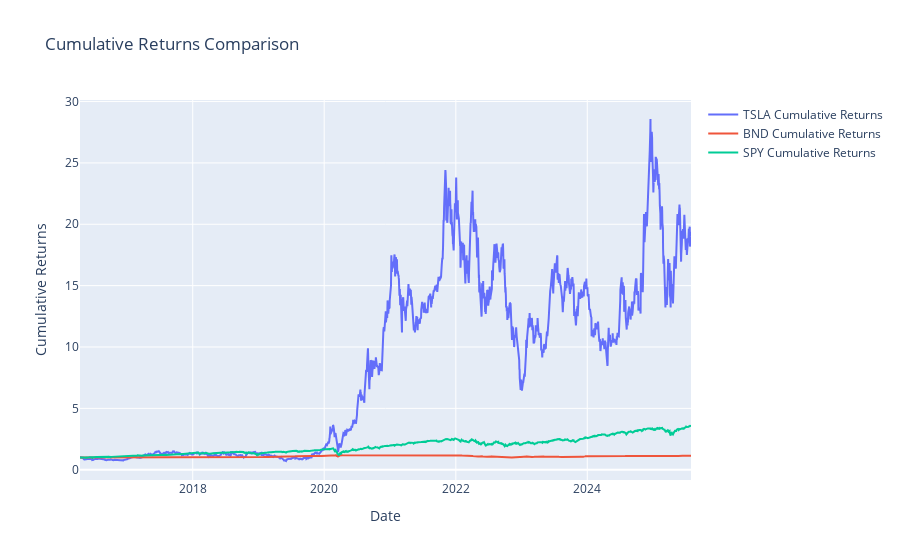

The notebook cell this image was saved under:
### Code cell
# Cumulative returns comparison
fig = go.Figure()

for ticker, data in data_dict.items():
    return_col = f'{ticker}_Daily_Return'
    if return_col in data.columns:
        cumulative_returns = (1 + data[return_col]).cumprod()
        fig.add_trace(go.Scatter(
            x=data.index,
            y=cumulative_returns,
            name=f'{ticker} Cumulative Returns',
            line=dict(width=2)
        ))

fig.update_layout(
    title='Cumulative Returns Comparison',
    xaxis_title='Date',
    yaxis_title='Cumulative Returns',
    hovermode='x unified'
)
fig.show()

### Figure 1 — Plotly figure (JSON) as saved in the notebook; plotly's stock layout.template omitted (floating-point values rounded to 4 significant figures; data arrays with more than 128 entries replaced by an {"elided": "..."} marker saying what was removed)
{"data": [{"line": {"width": 2}, "name": "TSLA Cumulative Returns", "type": "scatter", "x": {"elided": "2336 str values"}, "y": {"elided": "2336 float values"}}, {"line": {"width": 2}, "name": "BND Cumulative Returns", "type": "scatter", "x": {"elided": "2336 str values"}, "y": {"elided": "2336 float values"}}, {"line": {"width": 2}, "name": "SPY Cumulative Returns", "type": "scatter", "x": {"elided": "2336 str values"}, "y": {"elided": "2336 float values"}}], "layout": {"hovermode": "x unified", "title": {"text": "Cumulative Returns Comparison"}, "xaxis": {"title": {"text": "Date"}}, "yaxis": {"title": {"text": "Cumulative Returns"}}}}
